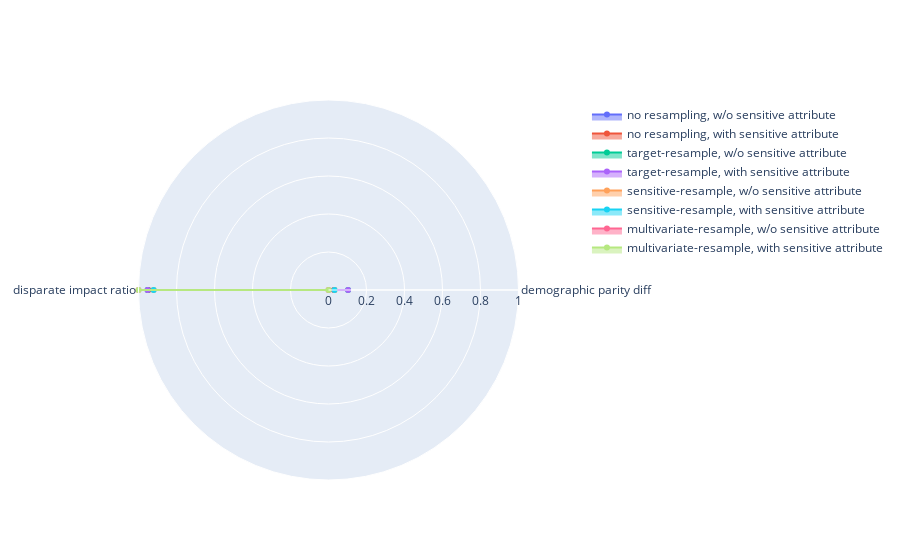

Here is the notebook cell this chart was saved with:
### Markdown cell above
Train data fairness

### Code cell
categories = ['demographic parity diff','disparate impact ratio']
dataset_ref = [ 'no resampling, w/o sensitive attribute', 'no resampling, with sensitive attribute', \
                    'target-resample, w/o sensitive attribute', 'target-resample, with sensitive attribute', \
                    'sensitive-resample, w/o sensitive attribute', 'sensitive-resample, with sensitive attribute', \
                    'multivariate-resample, w/o sensitive attribute', 'multivariate-resample, with sensitive attribute']

fig = go.Figure()

for res_list,ref in zip(train_data_fairness_results, dataset_ref):

  fig.add_trace(go.Scatterpolar(
        r=res_list,
        theta=categories,
        fill='toself',
        name=ref
  ))


fig.update_layout(
  polar=dict(
    radialaxis=dict(
      visible=True,
      range=[0, 1]
    )),
  showlegend=True
)

fig.show()

### Figure 1 — Plotly figure (JSON) as saved in the notebook; plotly's stock layout.template omitted (floating-point values rounded to 4 significant figures)
{"data": [{"fill": "toself", "name": "no resampling, w/o sensitive attribute", "r": [0.02963, 0.9492], "theta": ["demographic parity diff", "disparate impact ratio"], "type": "scatterpolar"}, {"fill": "toself", "name": "no resampling, with sensitive attribute", "r": [0.02963, 0.9492], "theta": ["demographic parity diff", "disparate impact ratio"], "type": "scatterpolar"}, {"fill": "toself", "name": "target-resample, w/o sensitive attribute", "r": [0.1029, 0.9523], "theta": ["demographic parity diff", "disparate impact ratio"], "type": "scatterpolar"}, {"fill": "toself", "name": "target-resample, with sensitive attribute", "r": [0.1029, 0.9523], "theta": ["demographic parity diff", "disparate impact ratio"], "type": "scatterpolar"}, {"fill": "toself", "name": "sensitive-resample, w/o sensitive attribute", "r": [0.03142, 0.9205], "theta": ["demographic parity diff", "disparate impact ratio"], "type": "scatterpolar"}, {"fill": "toself", "name": "sensitive-resample, with sensitive attribute", "r": [0.03142, 0.9205], "theta": ["demographic parity diff", "disparate impact ratio"], "type": "scatterpolar"}, {"fill": "toself", "name": "multivariate-resample, w/o sensitive attribute", "r": [0, 1], "theta": ["demographic parity diff", "disparate impact ratio"], "type": "scatterpolar"}, {"fill": "toself", "name": "multivariate-resample, with sensitive attribute", "r": [0, 1], "theta": ["demographic parity diff", "disparate impact ratio"], "type": "scatterpolar"}], "layout": {"polar": {"radialaxis": {"range": [0, 1], "visible": true}}, "showlegend": true}}
